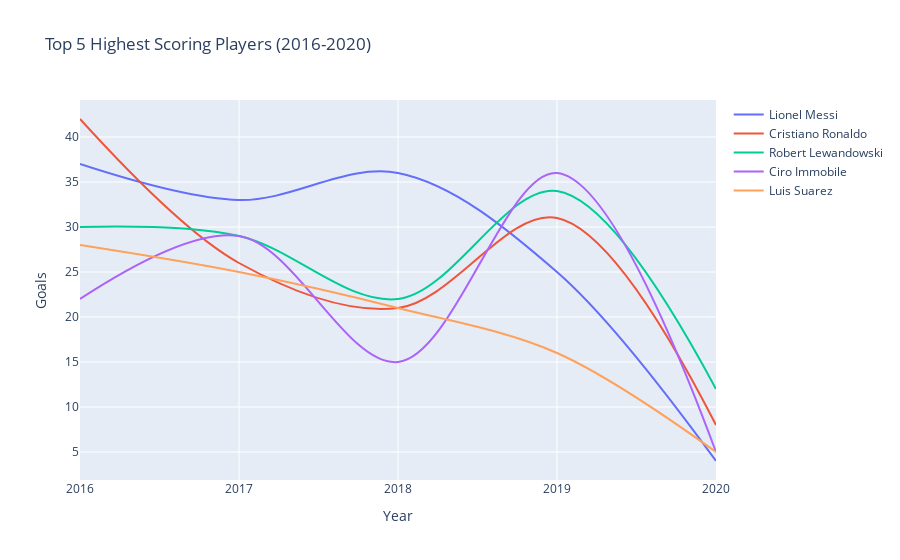

Here is the notebook cell this chart was saved with:
### Code cell
fig = go.Figure()

for player in top_players:
    player_data = player_goals[player_goals['Player Names'] == player]
    fig.add_trace(go.Scatter(x=player_data['Year'].astype(str), y=player_data['Goals'], mode='lines', name=player, line_shape='spline'))

fig.update_layout(title='Top 5 Highest Scoring Players (2016-2020)',
                  xaxis_title='Year',
                  yaxis_title='Goals')

iplot(fig)

### Figure 1 — Plotly figure (JSON) as saved in the notebook; plotly's stock layout.template omitted (floating-point values rounded to 4 significant figures)
{"data": [{"line": {"shape": "spline"}, "mode": "lines", "name": "Lionel Messi", "type": "scatter", "x": ["2016", "2017", "2018", "2019", "2020"], "y": [37, 33, 36, 25, 4]}, {"line": {"shape": "spline"}, "mode": "lines", "name": "Cristiano Ronaldo", "type": "scatter", "x": ["2016", "2017", "2018", "2019", "2020"], "y": [42, 26, 21, 31, 8]}, {"line": {"shape": "spline"}, "mode": "lines", "name": "Robert Lewandowski", "type": "scatter", "x": ["2016", "2017", "2018", "2019", "2020"], "y": [30, 29, 22, 34, 12]}, {"line": {"shape": "spline"}, "mode": "lines", "name": "Ciro Immobile", "type": "scatter", "x": ["2016", "2017", "2018", "2019", "2020"], "y": [22, 29, 15, 36, 5]}, {"line": {"shape": "spline"}, "mode": "lines", "name": "Luis Suarez", "type": "scatter", "x": ["2016", "2017", "2018", "2019", "2020"], "y": [28, 25, 21, 16, 5]}], "layout": {"title": {"text": "Top 5 Highest Scoring Players (2016-2020)"}, "xaxis": {"title": {"text": "Year"}}, "yaxis": {"title": {"text": "Goals"}}}}
